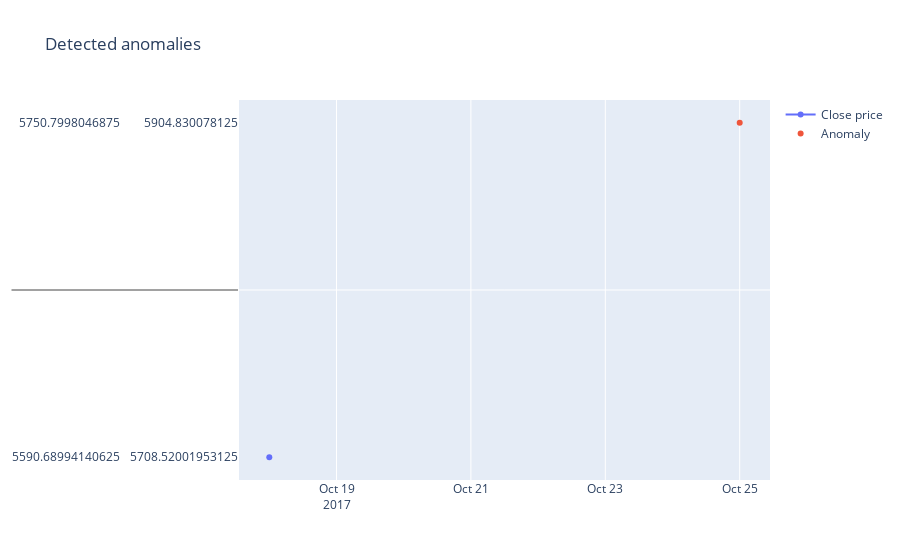

Notebook source saved alongside this figure:
### Code cell
fig = go.Figure()
fig.add_trace(go.Scatter(x=anomaly_df['Date'], y=scaler.inverse_transform(anomaly_df[['Close']]), name='Close price'))
fig.add_trace(go.Scatter(x=anomalies['Date'], y=scaler.inverse_transform(anomalies[['Close']]), mode='markers', name='Anomaly'))
fig.update_layout(showlegend=True, title='Detected anomalies')
fig.show()

### Figure 1 — Plotly figure (JSON) as saved in the notebook; plotly's stock layout.template omitted (floating-point values rounded to 4 significant figures; data arrays with more than 128 entries replaced by an {"elided": "..."} marker saying what was removed)
{"data": [{"name": "Close price", "type": "scatter", "x": {"elided": "2503 str values"}, "y": {"elided": "2503x1 float values"}}, {"mode": "markers", "name": "Anomaly", "type": "scatter", "x": {"elided": "2367 str values"}, "y": {"elided": "2367x1 float values"}}], "layout": {"showlegend": true, "title": {"text": "Detected anomalies"}}}
